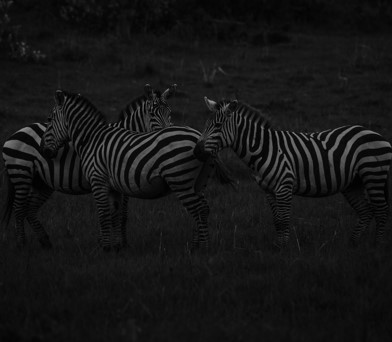
#> input picture image/lab02_zebra.jpg, 392 x 342 px, found by its file name
$ jupyter execute 'Lab02 (1).ipynb'
#> lines starting #> are read from the running program, lines starting #| are printed output that depends on the picture; long printed decimals are rounded
## https://colab.research.google.com/drive/1BL7nbsp4Ud78WdnQ7X4IGghnMyEArZXJ?usp=drive_link

[cell 1]
import cv2
from google.colab.patches import cv2_imshow

import numpy as np
import matplotlib.pyplot as plt

## 히스토그램 평활화

[cell 2]
img = cv2.imread('/content/drive/MyDrive/패턴인식/PR201910769/images/lab02_zebra.jpg', cv2.IMREAD_GRAYSCALE)
#> img is the input picture: shape (342, 392); min 0, max 148, mean 21.4
print(img.shape)
#| (342, 392)

[cell 3]
cv2_imshow(img)

[cell 4]
plt.hist(img.flatten(), bins=256);
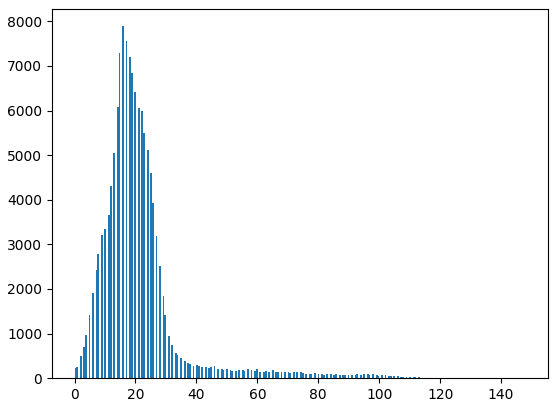
#> figure drawn by matplotlib, 1 panel; tallest bar 7892 high, from x = 15.61 to 16.19

[cell 5]
imgEqualize = cv2.equalizeHist(img)
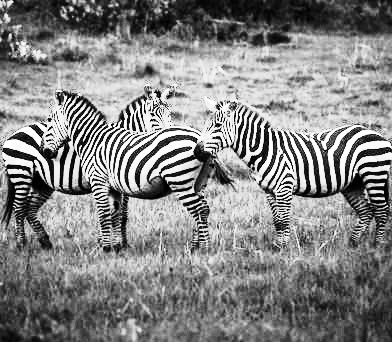
#> imgEqualize: shape (342, 392); min 0, max 255, mean 131.9
plt.hist(imgEqualize.flatten(), bins=256);
plt.show();
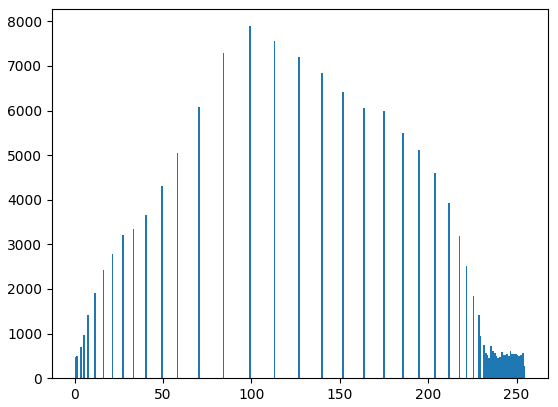
#> figure drawn by matplotlib, 1 panel; tallest bar 7892 high, from x = 98.61 to 99.61
cv2_imshow(imgEqualize)

## 히스토그램 역투영

[cell 6]
targetimg = cv2.imread("/content/drive/MyDrive/패턴인식/PR201910769/images/lab02_person.jpg")
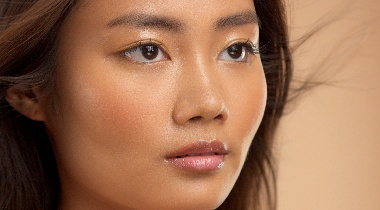
#> input picture image/lab02_person.jpg, 380 x 210 px, found by its file name
#> targetimg is the input picture: shape (210, 380, 3); mean B, G, R 83.8, 112.2, 157.8
modelimg = cv2.imread("/content/drive/MyDrive/패턴인식/PR201910769/images/lab02_modelpatch.jpg")
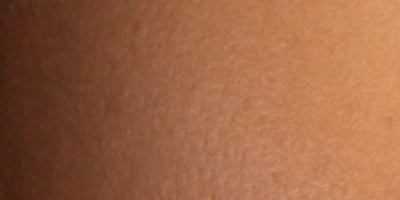
#> input picture image/lab02_modelpatch.jpg, 400 x 200 px, found by its file name
#> modelimg is the input picture: shape (200, 400, 3); mean B, G, R 68.4, 99.8, 155.7

[cell 7]
cv2_imshow(targetimg)

[cell 8]
cv2_imshow(modelimg)

[cell 9]
## BGR 채널에서 G, R 사용
modelhist = cv2.calcHist([modelimg], [1,2], None, [256, 256], [0,256,0,256])
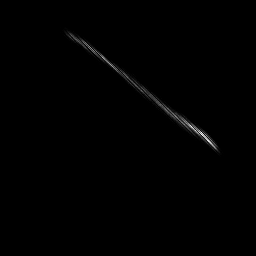
#> modelhist: shape (256, 256) float32; min 0, max 283, mean 1.2; drawn with min black and max white
plt.pcolor(modelhist)
plt.colorbar()
plt.show()
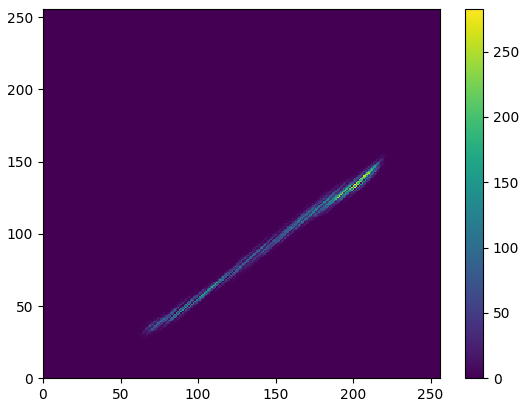
#> figure drawn by matplotlib, 2 panels

[cell 10]
## HSV 채널에서 H, S 사용
'''
이미지 modelimg를 HSV 채널로 변경하고
modelhist_hsv 에 H와 S 채널 히스토그램 만들기

'''
modelimg_hsv = cv2.cvtColor(modelimg, cv2.COLOR_BGR2HSV)
#> modelimg_hsv: shape (200, 400, 3); mean H, S, V 10.6, 147, 155.7
modelhist_hsv = cv2.calcHist([modelimg_hsv], [0,1], None, [180, 256], [0, 180, 0, 256])
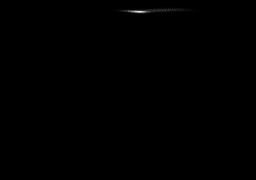
#> modelhist_hsv: shape (180, 256) float32; min 0, max 1723, mean 1.7; drawn with min black and max white

plt.pcolor(modelhist_hsv)
plt.colorbar()
plt.show()
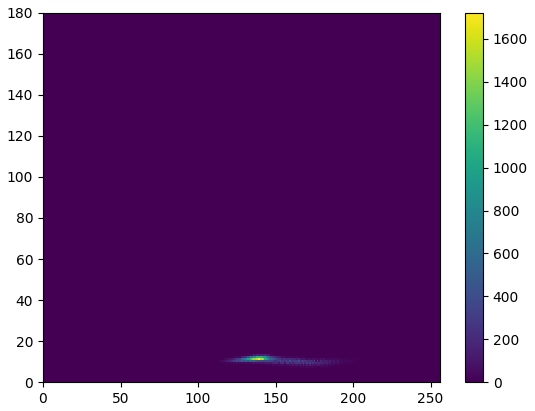
#> figure drawn by matplotlib, 2 panels

[cell 11]
## YCbCr 채널에서 Cb, Cr 사용
'''
이미지 modelimg를 YCbCr 채널로 변경하고
modelhist_ycbcr 에 Cb와 Cr 채널 히스토그램 만들기

'''
modelimg_ycbcr = cv2.cvtColor(modelimg, cv2.COLOR_BGR2YCrCb)
#> modelimg_ycbcr: shape (200, 400, 3); mean of channels 0, 1, 2 112.9, 158.6, 102.9
modelhist_ycbcr = cv2.calcHist([modelimg_ycbcr], [1, 2], None, [256, 256], [0, 256, 0, 256])

plt.pcolor(modelhist_ycbcr)
plt.colorbar()
plt.show()
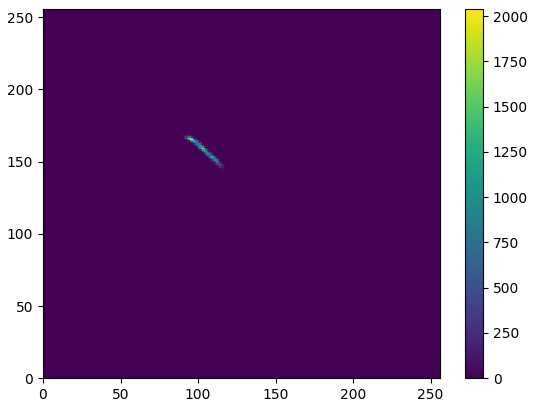
#> figure drawn by matplotlib, 2 panels

[cell 12]
targetimg_hsv = cv2.cvtColor(targetimg, cv2.COLOR_BGR2HSV)
#> targetimg_hsv: shape (210, 380, 3); mean H, S, V 12, 134.2, 157.8
targethist_hsv = cv2.calcHist([targetimg_hsv], [0,1], None, [180, 256], [0, 180, 0, 256])

plt.pcolor(targethist_hsv)
plt.colorbar()
plt.show()

[cell 13]
## Model과 target 이미지의 histogram 정규화

modelhist_hsv = modelhist_hsv/modelimg.size
targethist_hsv = targethist_hsv/targetimg.size

## 최대 값이 1보다 작음
print("Max value of Model hist {}".format(modelhist_hsv.max()))
#| Max value of Model hist 0.007179
print("Max value of Target hist {}".format(targethist_hsv.max()))
#| Max value of Target hist 0.005209

[cell 14]
## 비율 히스토그램 생성
hist_r = modelhist_hsv/ (targethist_hsv + 1e-7)
hist_r = np.minimum(hist_r, 1.0)

[cell 15]
hist_r.shape
#> Out = (180, 256)

[cell 16]
## 출력 이미지 저장을 위한 배열 생성
height, width = targetimg.shape[0], targetimg.shape[1]
#> height = 210; width = 380
output = np.zeros_like(targetimg, dtype='float32')

[cell 17]
for i in range(height):
  for j in range(width):
    '''
    비율 히스토그램을 통해
    각 pixel에 대한 confidence 구하기

    '''
    h_val = targetimg_hsv[i, j, 0]
    s_val = targetimg_hsv[i, j , 1]
    confidence = hist_r[h_val, s_val]
    output[i,j] = confidence
#> output: shape (210, 380, 3) float32; mean H, S, V 0.38, 0.38, 0.38

[cell 18]
ret, masked = cv2.threshold(output, 0.02, 255, cv2.THRESH_BINARY)
#> masked: shape (210, 380, 3) float32; mean H, S, V 116.7, 116.7, 116.7
cv2_imshow(masked)
